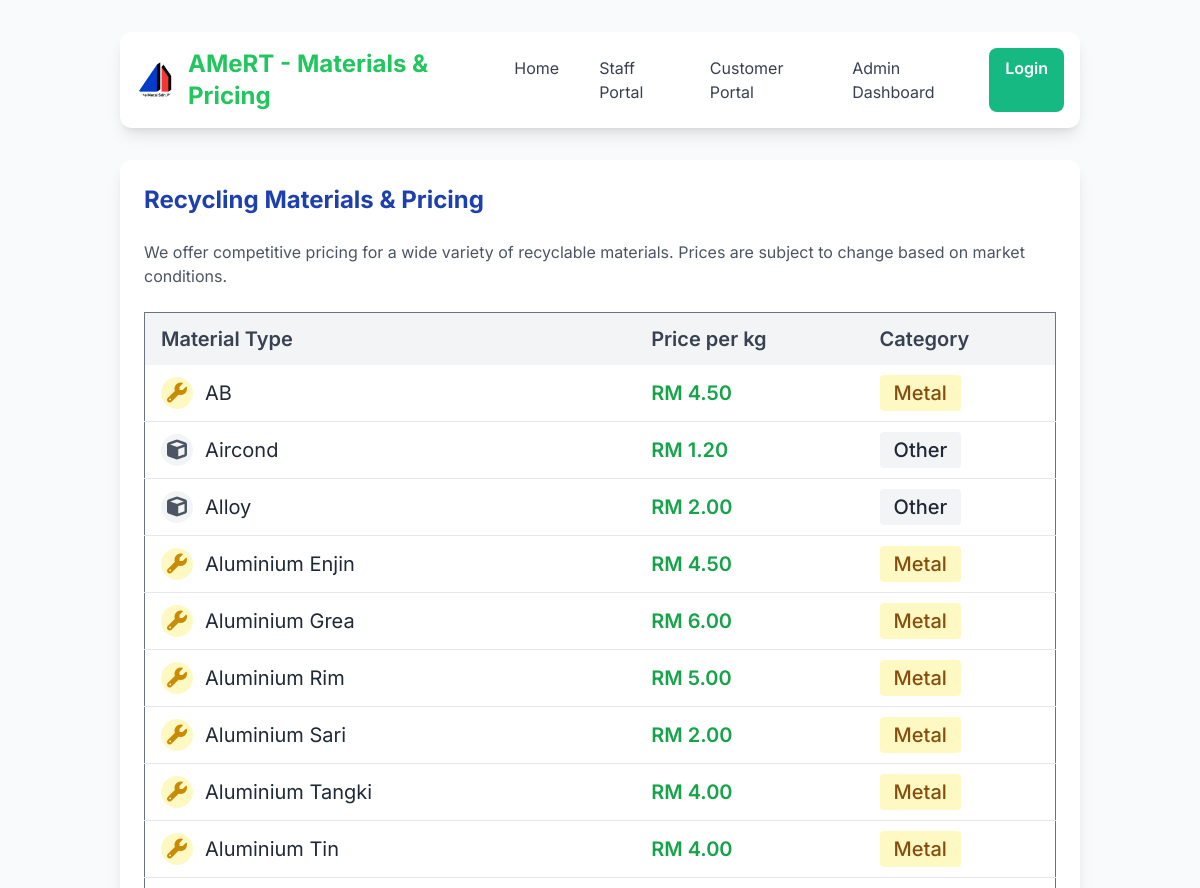
Before: /materials.php (upper part) with the older database file.
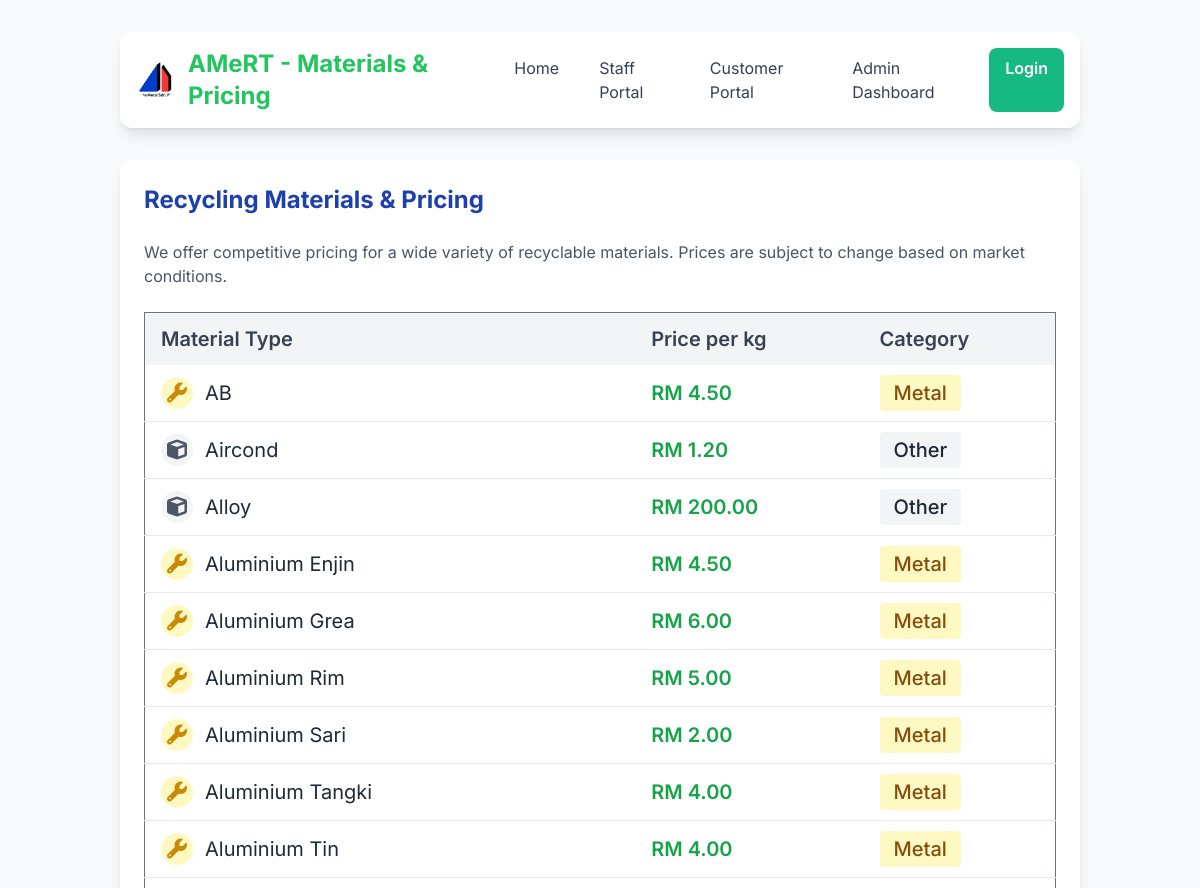
After: the same page with the newer database file.
### tables this page shows
CREATE TABLE `item_types` (
  `type_id` int(11) NOT NULL,
  `type_name` varchar(50) NOT NULL,
  `price_per_kg` decimal(10,2) NOT NULL,
  `points_per_kg` int(11) NOT NULL
);

### config.php (called while the page is built, shortened)
<?php
$db_host = 'localhost';
$db_username = 'root';
$db_password = '';
$db_name = 'amert';
$connect = new mysqli($db_host, $db_username, $db_password, $db_name);
$title = 'AMeRT';
$sql = "SELECT type_name, price_per_kg, points_per_kg FROM item_types";
$result = $connect->query($sql);
?>

### materials.php (the view, shortened to what the changed rows need)
<?php
include('config.php');
$items = [];
$sql = "SELECT type_name, price_per_kg, points_per_kg FROM item_types ORDER BY type_name";
$result = $connect->query($sql);
if ($result) {
    while ($row = $result->fetch_assoc())
	{
        $items[] = $row;
    }
}
?>
<!DOCTYPE html>
<html lang="en">
<head>
<script src="https://cdn.tailwindcss.com"></script>
<link rel="stylesheet" href="https://cdnjs.cloudflare.com/ajax/libs/font-awesome/6.4.0/css/all.min.css">
</head>
<body class="bg-gray-50 text-gray-800">
<div class="container mx-auto p-4 md:p-8">
    <header class="flex flex-col md:flex-row justify-between items-center bg-white p-4 rounded-xl shadow-lg mb-8">
        <div class="flex justify-between items-center w-full md:w-auto">
            <a href="index.php" class="flex items-center">
                <h1 class="text-2xl font-bold text-green-500"><?php echo $title;?> - Materials & Pricing</h1>
            </a>
        </div>
    </header>
    <main class="bg-white p-6 rounded-xl shadow-lg">
        <div class="flex flex-col md:flex-row justify-between items-start md:items-center mb-6">
            <h2 class="text-2xl font-bold text-blue-800 mb-4 md:mb-0">Recycling Materials & Pricing</h2>
        </div>
        <div class="overflow-x-auto">
            <table class="w-full text-left text-xl border border-gray-500">
                <thead class="bg-gray-100">
                    <tr>
                        <th class="py-3 px-4 font-semibold text-gray-700">Material Type</th>
                        <th class="py-3 px-4 font-semibold text-gray-700">Price per kg</th>
                        <th class="py-3 px-4 font-semibold text-gray-700">Category</th>
                    </tr>
                </thead>
                <tbody>
                    <?php
                    $categories =
					[
                        'Metal' => ['AB',
												'Aluminium Enjin',
												'Aluminium Grea',
												'Aluminium Rim',
												'Aluminium Sari',
												'Aluminium Tangki',
												'Aluminium Tin',
												'Aluminium Wayar',
												'Aluminium Wayar Kulit',
												'Besi No.1',
												'Besi No.2',
												'Besi No.3',
												'Steel 304',
												'Steel 202',
												'Steel Jaring',
												'Tembaga Wayar (A1)',
												'Tembaga Wayar (A)',
												'Tembaga Bakar(Wayar B)',
												'Tembaga Tokol (Kuning)',
												'Tembaga Nipis',
												'Tembaga Tangki',
												'Tembaga Wayar Kulit',
												'Timah'],
                        'Plastic' => ['Plastik (K)', 'Plastik (L)', 'Plastik (PVC)', 'Plastik (ABS)', 'Plastik Tali'],
                        'Paper' => ['Kertas', 'Kotak'],
                        'Other' => ['Awning',
												'Linen Brek',
												'Guni/Jumbo Bag',
												'Tong Drum',
												'E-Waste / TV LCD',
												'Komputer',
												'TV', 'Aircond',
												'Mesin Basuh (Plastik)',
												'Peti Sejuk (Besi No.3)']
                    ];
                    foreach ($items as $item):
                        $category = 'Other';
                        foreach ($categories as $cat => $materials)
						{
                            if (in_array($item['type_name'], $materials))
							{
                                $category = $cat;
                                break;
                            }
                        }
                        $icon = 'fa-cube';
                        $color = 'gray';
                        if ($category === 'Metal')
						{
                            $icon = 'fa-wrench';
                            $color = 'yellow';
                        }
						elseif ($category === 'Plastic')
						{
                            $icon = 'fa-bottle-water';
                            $color = 'green';
                        }
						elseif ($category === 'Paper')
						{
                            $icon = 'fa-file-lines';
                            $color = 'blue';
                        }
                    ?>
                    <tr class="material-row border-b">
                        <td class="py-3 px-4">
                            <div class="flex items-center">
                                <div class="w-8 h-8 bg-<?php echo $color; ?>-100 rounded-full flex items-center justify-center mr-3">
                                    <i class="fa-solid <?php echo $icon; ?> text-<?php echo $color; ?>-600"></i>
                                </div>
                                <?php echo $item['type_name']; ?>
                            </div>
                        </td>
                        <td class="py-3 px-4 font-semibold text-green-600">RM <?php echo number_format($item['price_per_kg'], 2); ?></td>
                        <td class="py-3 px-4">
                            <span class="bg-<?php echo $color; ?>-100 text-<?php echo $color; ?>-800 text-xl font-medium px-3.5 py-1.5 rounded">
                                <?php echo $category; ?>
                            </span>
                        </td>
                    </tr>
                    <?php endforeach; ?>
                </tbody>
            </table>
        </div>
    </main>
</div>
</body>
</html>

Changed rows visible on the page:
changed item_types "Alloy": price_per_kg "2.00" → "200.00"
